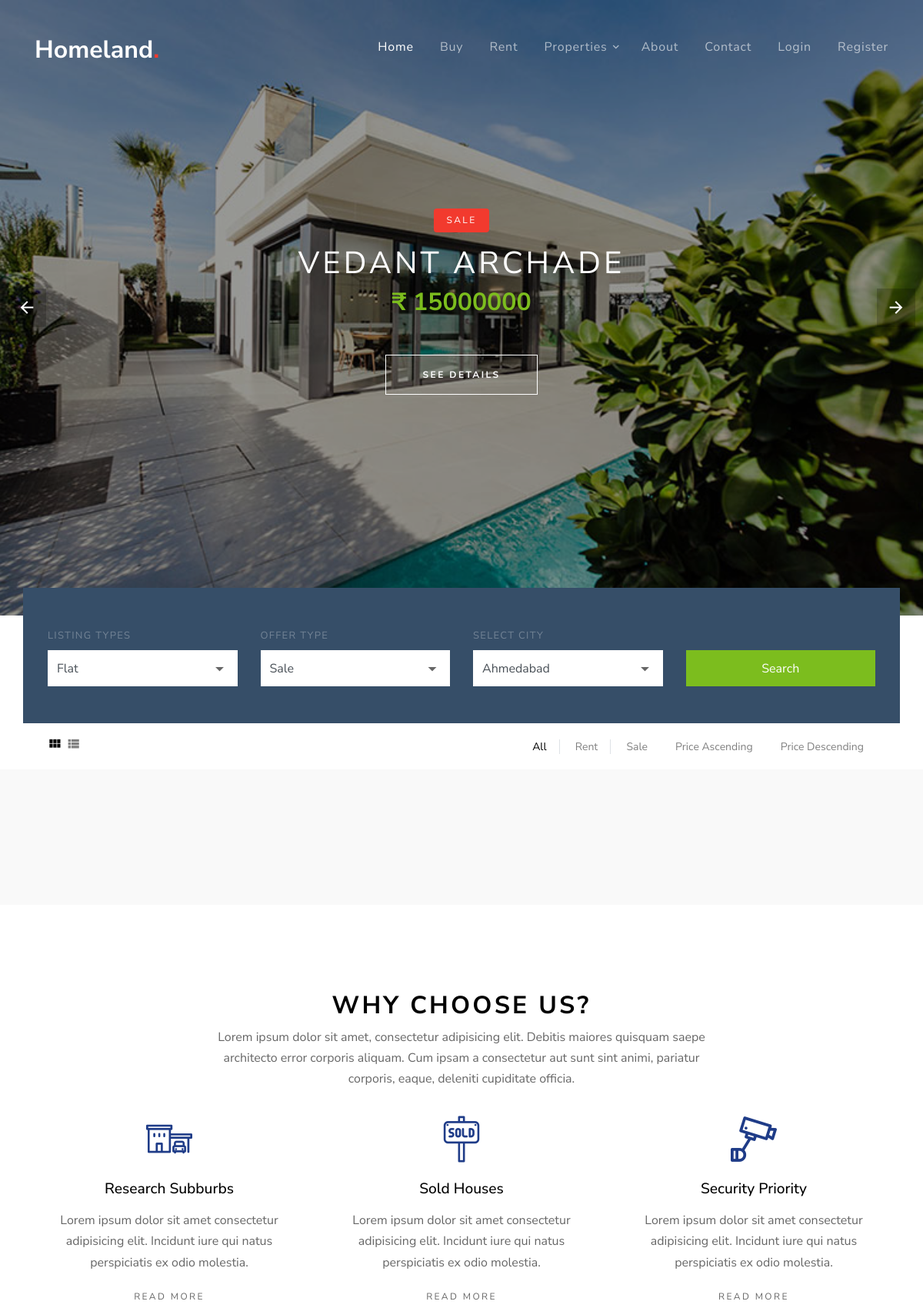
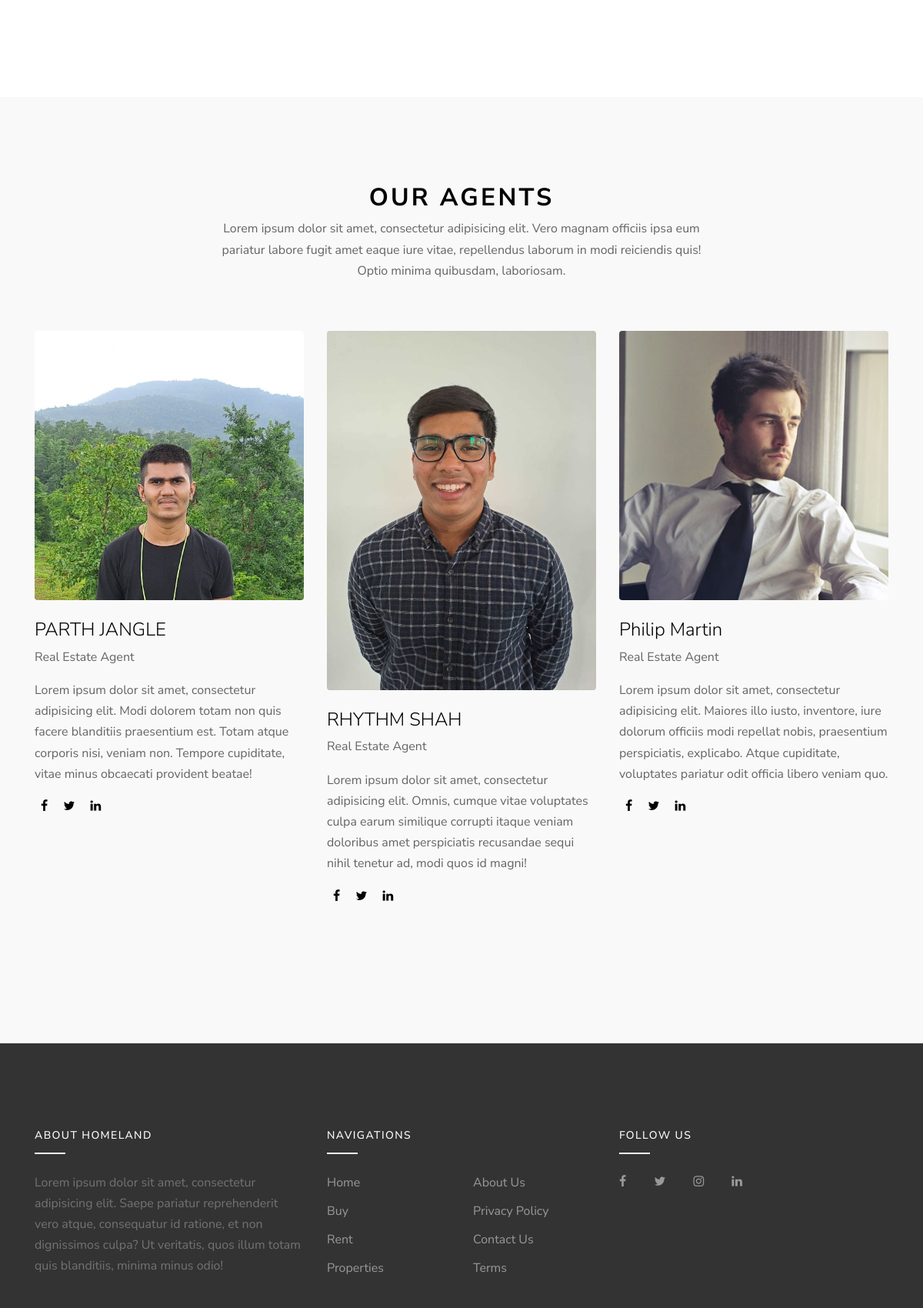
The app's page /rent.php?type=rent (upper part) with its own data (2 pictures, top to bottom).
### tables this page shows
CREATE TABLE `props` (
  `id` int(10) NOT NULL,
  `name` varchar(200) NOT NULL,
  `location` varchar(200) NOT NULL,
  `price` varchar(10) NOT NULL,
  `image` varchar(200) NOT NULL,
  `beds` int(10) NOT NULL,
  `bath` int(20) NOT NULL,
  `sqft` varchar(30) NOT NULL,
  `home_type` varchar(200) NOT NULL,
  `year_built` varchar(200) NOT NULL,
  `type` varchar(200) NOT NULL,
  `price_sqft` int(30) NOT NULL,
  `description` text NOT NULL,
  `admin_name` varchar(200) NOT NULL,
  `created_at` timestamp NOT NULL DEFAULT current_timestamp()
);

### rent.php (the view, shortened to what this page needs)
<?php require "includes/header.php";?>
<?php require "config/config.php";?>
  <?php
    $select=$conn->query("SELECT * FROM props ORDER BY name DESC");
    $select->execute();
    $props=$select->fetchAll(PDO::FETCH_OBJ);
  ?>
    <div class="slide-one-item home-slider owl-carousel">
    <?php foreach ($props as $prop) : ?>
      <div class="site-blocks-cover overlay" style="background-image: url(images/<?php echo $prop->image; ?>);" data-aos="fade" data-stellar-background-ratio="0.5">
        <div class="container">
          <div class="row align-items-center justify-content-center text-center">
            <div class="col-md-10">
              <span class="d-inline-block bg-<?php if($prop->type=="rent") {echo "success";} else {echo "danger";}?> success text-white px-3 mb-3 property-offer-type rounded"><?php echo $prop->type; ?></span>
              <h1 class="mb-2"><?php echo $prop->name; ?></h1>
              <p class="mb-5"><strong class="h2 text-success font-weight-bold"><?php echo $prop->price; ?></strong></p>
              <p><a href="property-details.php?id=<?php echo $prop->id; ?>" class="btn btn-white btn-outline-white py-3 px-5 rounded-0 btn-2">See Details</a></p>
            </div>
          </div>
        </div>
      </div>
      <?php endforeach; ?>
    </div>
    <div class="site-section site-section-sm pb-0">
      <div class="container">
        <div class="row">
          <form class="form-search col-md-12" method="POST" action="search.php" style="margin-top: -100px;">
            <div class="row align-items-end">
              <div class="col-md-3">
                <label for="list-types">Listing Types</label>
                <div class="select-wrap">
                  <select name="types" id="list-types" class="form-control d-block rounded-0">
                    <option value="flat">Flat</option>
                  </select>
                </div>
              </div>
               <div class="col-md-3">
                <label for="offer-types">Offer Type</label>
                <div class="select-wrap">
                  <select name="offers" id="offer-types" class="form-control d-block rounded-0">
                    <option value="sale">Sale</option>
                  </select>
                </div>
              </div>
              <div class="col-md-3">
                <label for="select-city">Select City</label>
                <div class="select-wrap">
                  <select name="cities" id="select-city" class="form-control d-block rounded-0">
                    <option value="ahmedabad">Ahmedabad</option>
                  </select>
                </div>
              </div>
              <div class="col-md-3">
                <input type="submit" name="submit" class="btn btn-success text-white btn-block rounded-0" value="Search">
              </div>
            </div>
          </form>
        </div>
        <div class="row">
          <div class="col-md-12">
            <div class="view-options bg-white py-3 px-3 d-md-flex align-items-center">
              <div class="mr-auto">
                <a href="index.php" class="icon-view view-module active"><span class="icon-view_module"></span></a>
                <a href="view-list.html" class="icon-view view-list"><span class="icon-view_list"></span></a>
              </div>
              <div class="ml-auto d-flex align-items-center">
                <div>
                  <a href="<?php echo APPURL; ?>" class="view-list px-3 border-right active">All</a>
                  <a href="rent.php?type=rent" class="view-list px-3 border-right">Rent</a>
                  <a href="sale.php?type=sale" class="view-list px-3">Sale</a>
                  <a href="price.php?price=ASC" class="view-list px-3">Price Ascending</a>
                  <a href="price.php?price=DESC" class="view-list px-3">Price Descending</a>
                </div>
              </div>
            </div>
          </div>
        </div>
      </div>
    </div>
    <div class="site-section site-section-sm bg-light">
      </div>
    <div class="site-section">
      <div class="container">
        <div class="row justify-content-center">
          <div class="col-md-7 text-center">
            <div class="site-section-title">
              <h2>Why Choose Us?</h2>
            </div>
            <p>Lorem ipsum dolor sit amet, consectetur adipisicing elit. Debitis maiores quisquam saepe architecto error corporis aliquam. Cum ipsam a consectetur aut sunt sint animi, pariatur corporis, eaque, deleniti cupiditate officia.</p>
          </div>
        </div>
        <div class="row">
          <div class="col-md-6 col-lg-4">
            <a href="#" class="service text-center">
              <span class="icon flaticon-house"></span>
              <h2 class="service-heading">Research Subburbs</h2>
              <p>Lorem ipsum dolor sit amet consectetur adipisicing elit. Incidunt iure qui natus perspiciatis ex odio molestia.</p>
              <p><span class="read-more">Read More</span></p>
            </a>
          </div>
          <div class="col-md-6 col-lg-4">
            <a href="#" class="service text-center">
              <span class="icon flaticon-sold"></span>
              <h2 class="service-heading">Sold Houses</h2>
              <p>Lorem ipsum dolor sit amet consectetur adipisicing elit. Incidunt iure qui natus perspiciatis ex odio molestia.</p>
              <p><span class="read-more">Read More</span></p>
            </a>
          </div>
          <div class="col-md-6 col-lg-4">
            <a href="#" class="service text-center">
              <span class="icon flaticon-camera"></span>
              <h2 class="service-heading">Security Priority</h2>
              <p>Lorem ipsum dolor sit amet consectetur adipisicing elit. Incidunt iure qui natus perspiciatis ex odio molestia.</p>
              <p><span class="read-more">Read More</span></p>
            </a>
          </div>
        </div>
      </div>
    </div>
    <div class="site-section bg-light">
    <div class="container">
      <div class="row mb-5 justify-content-center">
        <div class="col-md-7">
          <div class="site-section-title text-center">
            <h2>Our Agents</h2>
            <p>Lorem ipsum dolor sit amet, consectetur adipisicing elit. Vero magnam officiis ipsa eum pariatur labore fugit amet eaque iure vitae, repellendus laborum in modi reiciendis quis! Optio minima quibusdam, laboriosam.</p>
          </div>
        </div>
      </div>
      <div class="row">
          <div class="col-md-6 col-lg-4 mb-5 mb-lg-5">
            <div class="team-member">
              <img src="images/parth.jpg" alt="Image" class="img-fluid rounded mb-4">
              <div class="text">
                <h2 class="mb-2 font-weight-light text-black h4">PARTH JANGLE</h2>
                <span class="d-block mb-3 text-white-opacity-05">Real Estate Agent</span>
                <p>Lorem ipsum dolor sit amet, consectetur adipisicing elit. Modi dolorem totam non quis facere blanditiis praesentium est. Totam atque corporis nisi, veniam non. Tempore cupiditate, vitae minus obcaecati provident beatae!</p>
                <p>
                  <a href="#" class="text-black p-2"><span class="icon-facebook"></span></a>
                  <a href="#" class="text-black p-2"><span class="icon-twitter"></span></a>
                  <a href="#" class="text-black p-2"><span class="icon-linkedin"></span></a>
                </p>
              </div>
            </div>
          </div>
          <div class="col-md-6 col-lg-4 mb-5 mb-lg-5">
            <div class="team-member">
              <img src="images/rhythm.jpg" alt="Image" class="img-fluid rounded mb-4">
              <div class="text">
                <h2 class="mb-2 font-weight-light text-black h4">RHYTHM SHAH</h2>
                <span class="d-block mb-3 text-white-opacity-05">Real Estate Agent</span>
                <p>Lorem ipsum dolor sit amet, consectetur adipisicing elit. Omnis, cumque vitae voluptates culpa earum similique corrupti itaque veniam doloribus amet perspiciatis recusandae sequi nihil tenetur ad, modi quos id magni!</p>
                <p>
                  <a href="#" class="text-black p-2"><span class="icon-facebook"></span></a>
                  <a href="#" class="text-black p-2"><span class="icon-twitter"></span></a>
                  <a href="#" class="text-black p-2"><span class="icon-linkedin"></span></a>
                </p>
              </div>
            </div>
          </div>
          <div class="col-md-6 col-lg-4 mb-5 mb-lg-5">
            <div class="team-member">
              <img src="images/person_3.jpg" alt="Image" class="img-fluid rounded mb-4">
              <div class="text">
                <h2 class="mb-2 font-weight-light text-black h4">Philip Martin</h2>
                <span class="d-block mb-3 text-white-opacity-05">Real Estate Agent</span>
                <p>Lorem ipsum dolor sit amet, consectetur adipisicing elit. Maiores illo iusto, inventore, iure dolorum officiis modi repellat nobis, praesentium perspiciatis, explicabo. Atque cupiditate, voluptates pariatur odit officia libero veniam quo.</p>
                <p>
                  <a href="#" class="text-black p-2"><span class="icon-facebook"></span></a>
                  <a href="#" class="text-black p-2"><span class="icon-twitter"></span></a>
                  <a href="#" class="text-black p-2"><span class="icon-linkedin"></span></a>
                </p>
              </div>
            </div>
          </div>
        </div>
    </div>
    <?php require "includes/footer.php";?>

### css/style.css (style rules this page uses)
body { line-height: 1.7; color: rgba(0, 0, 0, 0.6); font-weight: 400; font-size: 1rem; font-family: "Roboto Mono", SFMono-Regular, Menlo, Monaco, Consolas, "Liberation Mono", "Courier New", monospace; font-family: "Nunito Sans", -apple-system, BlinkMacSystemFont, "Segoe UI", Roboto, "Helvetica Neue", Arial, sans-serif, "Apple Color Emoji", "Segoe UI Emoji", "Segoe UI Symbol", "Noto Color Emoji"; }
a { -webkit-transition: .3s all ease; -o-transition: .3s all ease; transition: .3s all ease; }
.text-black { color: #000 !important; }
.bg-light { background: #f9f9f9 !important; }
.btn { position: relative; top: 0; }
.btn.btn-2 { letter-spacing: .2em; text-transform: uppercase; font-size: 12px; font-weight: 700; }
.btn.btn-white.btn-outline-white { border-color: #fff; background: transparent; color: #fff; }
.form-control { height: 47px; }
.site-section { padding: 3em 0; }
@media (min-width: 768px) { .site-section { padding: 7em 0; } }
.site-section.site-section-sm { padding: 4em 0; }
.site-blocks-cover { background-size: cover; background-repeat: no-repeat; background-position: top; }
.site-blocks-cover.overlay { position: relative; }
.site-blocks-cover.overlay:before { position: absolute; content: ""; left: 0; bottom: 0; right: 0; top: 0; background: rgba(0, 0, 0, 0.4); }
.site-blocks-cover, .site-blocks-cover .row { min-height: 600px; height: calc(100vh); }
.site-blocks-cover h1 { font-weight: 900; color: #fff; font-weight: normal; letter-spacing: .1em; text-transform: uppercase; }
.site-blocks-cover p { color: #fff; font-size: 1.5rem; line-height: 1.5; }
.site-blocks-cover .property-offer-type { letter-spacing: .2em; font-size: 12px; text-transform: uppercase; padding-top: 5px; padding-bottom: 5px; }
.site-section-title h2 { text-transform: uppercase; color: #000; font-weight: 700; font-size: 2rem; letter-spacing: .1em; }
.form-search { background: #364e68; position: relative; z-index: 1; padding: 3rem 2rem; -webkit-box-shadow: 0 0px 30px 0px rbga(0, 0, 0, 1); box-shadow: 0 0px 30px 0px rbga(0, 0, 0, 1); }
.form-search label { text-transform: uppercase; font-size: 13px; letter-spacing: .1em; color: rgba(255, 255, 255, 0.3); }
.form-search .form-control { border: none; }
.form-search .btn[type="submit"] { height: 47px; }
.select-wrap { position: relative; }
.select-wrap select { -webkit-appearance: none; -moz-appearance: none; appearance: none; }
.block-13, .slide-one-item { position: relative; z-index: 1; }
.service { display: block; }
.service .icon { font-size: 60px; color: #1f3c88; }
.service .service-heading { color: #000; font-size: 1.2rem; margin-bottom: 1rem; }
.service p { color: rgba(0, 0, 0, 0.6); }
.service .read-more { text-transform: uppercase; font-size: 12px; letter-spacing: .2em; }
.view-options .icon-view { font-size: 20px; color: gray; }
.view-options .icon-view.active { color: #000; }
.view-options a { font-size: 14px; color: gray; }
.view-options a.active { color: #000; }

### records on screen
props: image (picture), type "SALE", name "VEDANT ARCHADE", price "₹ 15000000"
